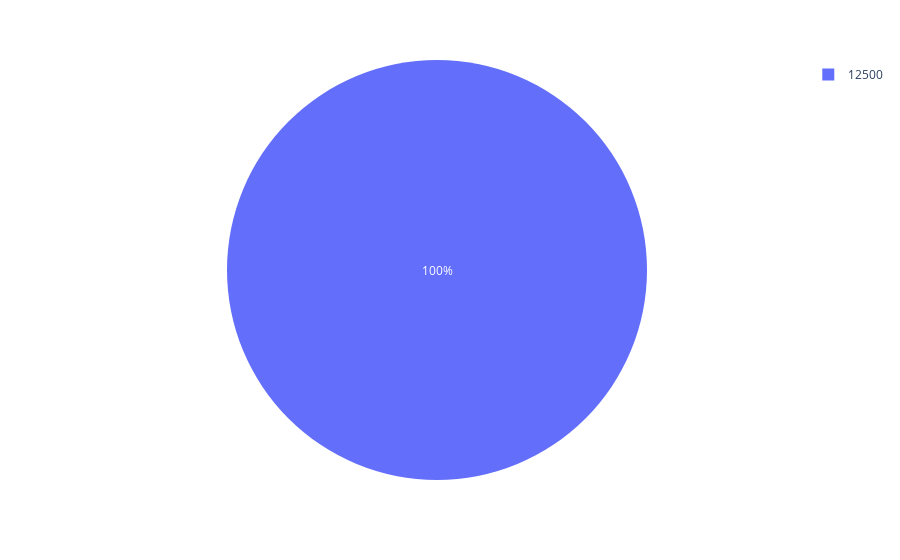

The notebook cell this image was saved under:
### Code cell
n_images = [n_cats, n_dogs]
px.pie(class_names, n_images)

### Figure 1 — Plotly figure (JSON) as saved in the notebook; plotly's stock layout.template omitted (floating-point values rounded to 4 significant figures)
{"data": [{"domain": {"x": [0, 1], "y": [0, 1]}, "hovertemplate": "label=%{label}<extra></extra>", "labels": [12500, 12500], "legendgroup": "", "name": "", "showlegend": true, "type": "pie"}], "layout": {"legend": {"tracegroupgap": 0}, "margin": {"t": 60}}}
